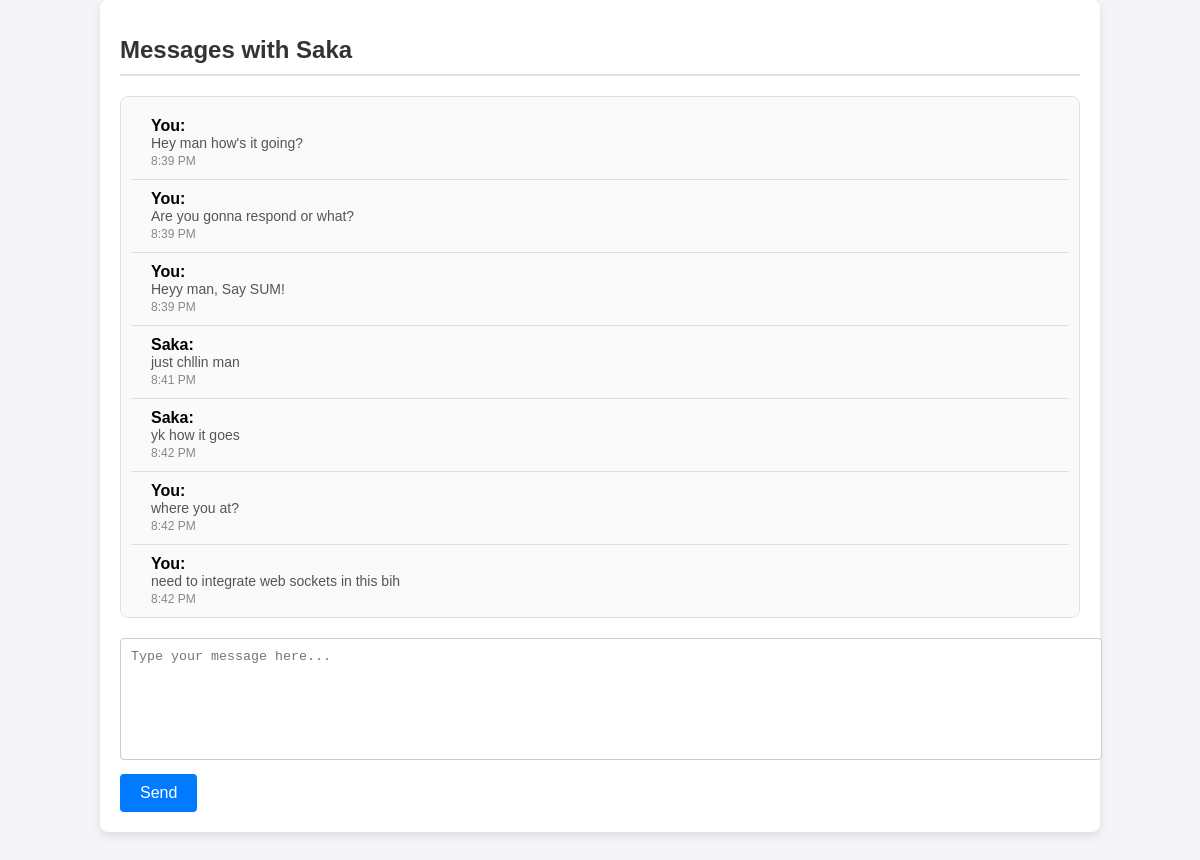
Screenshot of /messages/Saka/ (signed in) with the database file from the repository.
### core/models.py (models this page shows, shortened)
class Message(models.Model):
    sender = models.ForeignKey(User, on_delete=models.CASCADE, related_name='sent_messages')
    recipient = models.ForeignKey(User, on_delete=models.CASCADE, related_name='received_messages')
    content = models.TextField()
    timestamp = models.DateTimeField(auto_now_add=True)
    is_read = models.BooleanField(default=False)

### core/views.py (the view, shortened to what this page needs)
# urls.py: path('messages/<str:username>/', views.messages_view, name='messages_view'),
@login_required(login_url='signin')
def messages_view(request, username):
    recipient = get_object_or_404(User, username=username)
    chat_history = (
        Message.objects.filter(sender=request.user, recipient=recipient) |
        Message.objects.filter(sender=recipient, recipient=request.user)
    ).order_by('timestamp')
    Message.objects.filter(sender=recipient, recipient=request.user, is_read=False).update(is_read=True)
    return render(request, 'messages.html', {'chat_history': chat_history, 'recipient': recipient})

### templates/messages.html (shortened to what this page needs)
<!DOCTYPE html>
<html lang="en">
<head>
</head>
<body>
    <div class="container">
        <h1>Messages with {{ recipient.username }}</h1>
        <div class="chat-container">
            <ul>
                {% for message in chat_history %}
                    <li>
                        <div class="message-content">
                            {% if message.sender == recipient %}
                                <strong>{{ recipient.username }}:</strong>
                            {% else %}
                                <strong>You:</strong>
                            {% endif %}
                            <p>{{ message.content }}</p>
                            <time>{{ message.timestamp|date:"g:i A" }}</time>
                        </div>
                    </li>
                {% empty %}
                    <li>No messages yet.</li>
                {% endfor %}
            </ul>
        </div>
        <div class="form-container">
            <form method="post">
                <textarea name="message" placeholder="Type your message here..." required></textarea>
                <button type="submit">Send</button>
            </form>
        </div>
    </div>
</body>
</html>

### templates/messages.html (style rules this page uses)
body { font-family: Arial, sans-serif; background-color: #f4f4f9; margin: 0; padding: 0; }
.container { width: 80%; margin: 0 auto; padding: 20px; background: #fff; border-radius: 8px; box-shadow: 0 4px 8px rgba(0, 0, 0, 0.1); }
h1 { font-size: 24px; color: #333; border-bottom: 2px solid #e0e0e0; padding-bottom: 10px; margin-bottom: 20px; }
.chat-container { max-height: 500px; overflow-y: auto; margin-bottom: 20px; border: 1px solid #e0e0e0; border-radius: 8px; background: #fafafa; padding: 10px; }
.chat-container ul { list-style: none; padding: 0; margin: 0; }
.chat-container li { padding: 10px; border-bottom: 1px solid #e0e0e0; display: flex; align-items: flex-start; }
.chat-container .message-content { margin-left: 10px; }
.chat-container .message-content p { margin: 0; padding: 0; font-size: 14px; color: #555; }
.chat-container .message-content time { font-size: 12px; color: #888; }
.form-container { display: flex; flex-direction: column; }
.form-container textarea { width: 100%; height: 100px; padding: 10px; border: 1px solid #ccc; border-radius: 4px; resize: none; margin-bottom: 10px; }
.form-container button { align-self: flex-end; padding: 10px 20px; font-size: 16px; color: #fff; background: #007bff; border: none; border-radius: 4px; cursor: pointer; }

### rows the page displays
Message: shows "You:", content "Hey man how's it going?", timestamp "8:39 PM"
Message: shows "You:", content "Are you gonna respond or what?", timestamp "8:39 PM"
Message: shows "You:", content "Heyy man, Say SUM!", timestamp "8:39 PM"
Message: content "just chllin man", timestamp "8:41 PM"
Message: content "yk how it goes", timestamp "8:42 PM"
Message: shows "You:", content "where you at?", timestamp "8:42 PM"
Message: shows "You:", content "need to integrate web sockets in this bih", timestamp "8:42 PM"

### other values shown
{{ recipient.username }} "Saka"
